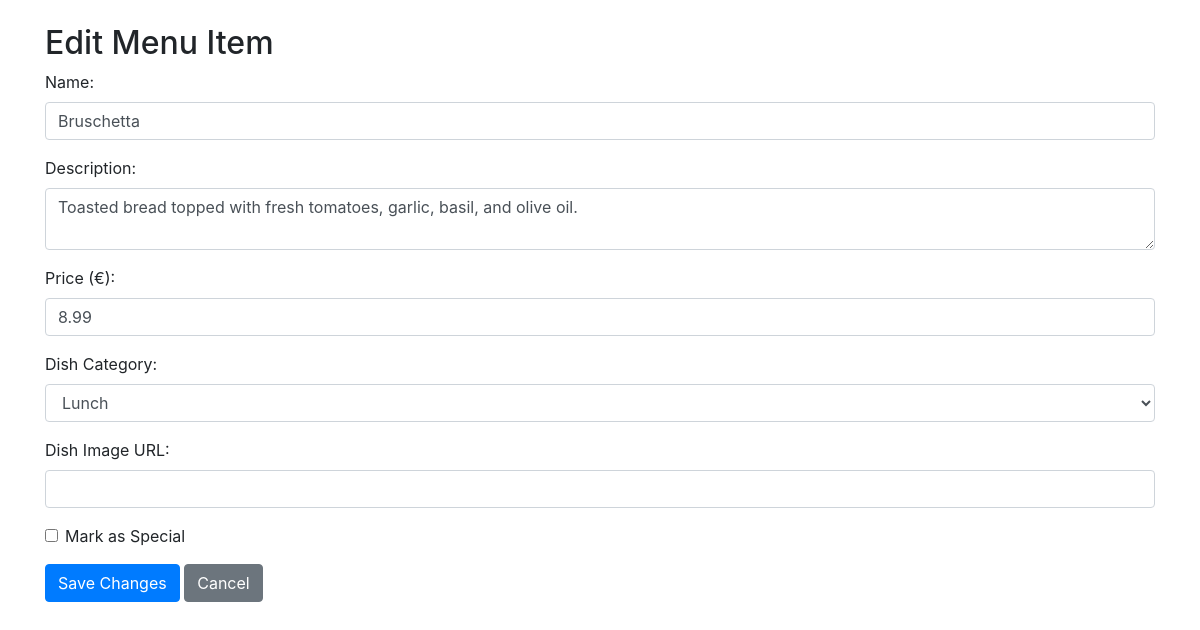
Screenshot of /admin/edit_menu.php?id=2 (signed in) with the database file from the repository.
### tables this page shows
CREATE TABLE `menus` (
    `id` INT AUTO_INCREMENT PRIMARY KEY,
    `restaurant_id` INT NOT NULL,
    `name` VARCHAR(255) NOT NULL,
    `description` TEXT,
    `price` DECIMAL(10, 2) NOT NULL,
    `dish` VARCHAR(255) NOT NULL,
    `is_special` BOOLEAN DEFAULT FALSE,
    `dish_image` VARCHAR(255),
    `created_at` DATETIME DEFAULT CURRENT_TIMESTAMP,
    `updated_at` DATETIME DEFAULT CURRENT_TIMESTAMP ON UPDATE CURRENT_TIMESTAMP,
    FOREIGN KEY (`restaurant_id`) REFERENCES `restaurants`(`id`) ON DELETE CASCADE
);

### admin/edit_menu.php (the view, shortened to what this page needs)
<?php
include_once "../config.php";
$restaurant_id = $_SESSION["restaurant_id"];
$menu_id = $_GET['id'];
try {
    $stmt = $connect->prepare("SELECT * FROM menus WHERE id = :id AND restaurant_id = :restaurant_id");
    $stmt->bindParam(':id', $menu_id, PDO::PARAM_INT);
    $stmt->bindParam(':restaurant_id', $restaurant_id, PDO::PARAM_INT);
    $stmt->execute();
    $menu_item = $stmt->fetch(PDO::FETCH_ASSOC);
} catch (PDOException $error) {
    $message = "Error fetching menu item: " . $error->getMessage();
}
?>
<!DOCTYPE html>
<html lang="en">
<head>
    <link rel="stylesheet" href="https://stackpath.bootstrapcdn.com/bootstrap/4.5.2/css/bootstrap.min.css">
</head>
<body>
    <div class="container mt-4">
        <h2>Edit Menu Item</h2>
        <form method="POST">
            <div class="form-group">
                <label>Name:</label>
                <input type="text" name="name" value="<?= htmlspecialchars($menu_item['name']) ?>" required class="form-control">
            </div>
            <div class="form-group">
                <label>Description:</label>
                <textarea name="description" class="form-control" required><?= htmlspecialchars($menu_item['description']) ?></textarea>
            </div>
            <div class="form-group">
                <label>Price (€):</label>
                <input type="text" name="price" value="<?= htmlspecialchars($menu_item['price']) ?>" required class="form-control">
            </div>
            <div class="form-group">
    <label for="dish">Dish Category:</label>
    <select class="form-control" id="dish" name="dish" required>
        <option value="Lunch" <?= $menu_item['dish'] == 'Lunch' ? 'selected' : '' ?>>Lunch</option>
    </select>
</div>
            <div class="form-group">
                <label>Dish Image URL:</label>
                <input type="text" name="dish_image" value="<?= htmlspecialchars($menu_item['dish_image']) ?>" class="form-control">
            </div>
            <div class="form-group form-check">
                <input type="checkbox" name="is_special" class="form-check-input" <?= $menu_item['is_special'] ? 'checked' : '' ?>>
                <label class="form-check-label">Mark as Special</label>
            </div>
            <button type="submit" class="btn btn-primary">Save Changes</button>
            <a href="index.php" class="btn btn-secondary">Cancel</a>
        </form>
    </div>
</body>
</html>

### rows the page displays
menus: name "Bruschetta", description "Toasted bread topped with fresh tomatoes, garlic, basil, and olive oil.", price "8.99", dish "Lunch"
